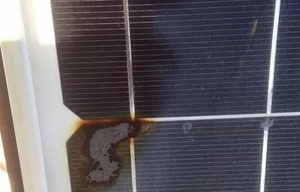
#> input picture solar1/solar/solar_panel_defect_detection/solar.jpg, 300 x 192 px, shrunk from 625 x 400 before the run
$ python highlight_defects.py
#> lines starting #> are read from the running program, lines starting #| are printed output that depends on the picture
"""
Enhanced Defect Highlighting for Solar Panel Images
Comprehensive defect detection with multiple types and clear visualization.
"""

import os
import sys
import cv2
import numpy as np
import torch
import matplotlib.pyplot as plt
from matplotlib.patches import Rectangle
import matplotlib.patches as mpatches

# Add parent directory to path
sys.path.append(os.path.dirname(os.path.abspath(__file__)))


def suppress_grid_lines(gray_image):
    """
    Suppress solar panel grid lines to avoid false positive crack detections.
    """
    h, w = gray_image.shape[:2]

    # Detect horizontal grid lines
    horizontal_kernel = cv2.getStructuringElement(cv2.MORPH_RECT, (max(15, w // 15), 1))
    horizontal_lines = cv2.morphologyEx(gray_image, cv2.MORPH_OPEN, horizontal_kernel, iterations=2)

    # Detect vertical grid lines
    vertical_kernel = cv2.getStructuringElement(cv2.MORPH_RECT, (1, max(15, h // 15)))
    vertical_lines = cv2.morphologyEx(gray_image, cv2.MORPH_OPEN, vertical_kernel, iterations=2)

    # Combine grid lines
    grid_mask = cv2.bitwise_or(horizontal_lines, vertical_lines)

    # Dilate to cover grid line edges
    grid_mask = cv2.dilate(grid_mask, cv2.getStructuringElement(cv2.MORPH_RECT, (3, 3)), iterations=1)

    return grid_mask


def get_optimal_grid_size(image_size):
    """
    Get optimal grid size based on image dimensions.
    For smaller images, use smaller grid to maintain meaningful cell sizes.
    """
    min_cell_size = 25  # Minimum cell size in pixels

    # Calculate max rows/cols based on minimum cell size
    h, w = image_size[:2]

    # Use at least 3x3 grid, at most 10x10
    max_rows = max(3, min(10, h // min_cell_size))
    max_cols = max(3, min(10, w // min_cell_size))

    return max_rows, max_cols


def detect_defects_enhanced(image, sensitivity=0.7):
    """
    Enhanced defect detection with multiple defect types.
    """
    h, w = image.shape[:2]

    # Convert to grayscale
    if len(image.shape) == 3:
        gray = cv2.cvtColor(image, cv2.COLOR_RGB2GRAY)
    else:
        gray = image

    # Get grid mask
    grid_mask = suppress_grid_lines(gray)

    # Calculate overall image statistics
    global_mean = float(np.mean(gray))
    global_std = float(np.std(gray))

    # Get optimal grid size based on image size
    rows, cols = get_optimal_grid_size(gray.shape)
    cell_h, cell_w = h // rows, w // cols

    # For small images, use more lenient thresholds
    is_small_image = h < 300 or w < 300

    threshold_factor = 1.0 - (sensitivity * 0.3)
    if is_small_image:
        threshold_factor *= 0.8  # More sensitive for small images

    defects = []

    for row in range(rows):
        for col in range(cols):
            y1, y2 = row * cell_h, (row + 1) * cell_h
            x1, x2 = col * cell_w, (col + 1) * cell_w

            cell = gray[y1:y2, x1:x2]

            # Calculate statistics
            mean_int = float(np.mean(cell))
            std_int = float(np.std(cell))
            min_int = float(np.min(cell))
            max_int = float(np.max(cell))

            # Grid ratio
            grid_cell = grid_mask[y1:y2, x1:x2]
            grid_ratio = float(np.sum(grid_cell > 0) / grid_cell.size) if grid_cell.size > 0 else 0

            # ====== DEFECT DETECTION ======

            # 1. BURN MARK: Very dark regions
            burn_mean_thresh = 90 * threshold_factor
            burn_std_thresh = 25 * threshold_factor if is_small_image else 30 * threshold_factor
            burn_min_thresh = 40 * threshold_factor if is_small_image else 50 * threshold_factor

            mean_deviation = global_mean - mean_int

            if (mean_int < burn_mean_thresh and
                std_int > burn_std_thresh and
                min_int < burn_min_thresh and
                mean_deviation > 15):

                conf1 = min(1.0, max(0, (burn_mean_thresh - mean_int) / burn_mean_thresh))
                conf2 = min(1.0, max(0, (std_int - burn_std_thresh) / 80))
                conf3 = min(1.0, max(0, (burn_min_thresh - min_int) / burn_min_thresh * 0.5))
                confidence = min(1.0, conf1 + conf2 + conf3)

                if confidence > 0.4:
                    defects.append({
                        'bbox': (x1, y1, cell_w, cell_h),
                        'type': 'BURN_MARK',
                        'confidence': confidence,
                        'severity': 'CRITICAL' if confidence > 0.7 else 'HIGH' if confidence > 0.55 else 'MODERATE',
                        'row': row,
                        'col': col,
                        'metrics': {'mean': mean_int, 'std': std_int, 'min': min_int}
                    })
                    continue

            # 2. HOTSPOT: Very bright regions
            hotspot_mean_thresh = 175 * threshold_factor if is_small_image else 190 * threshold_factor
            hotspot_std_thresh = 25 * threshold_factor if is_small_image else 30 * threshold_factor
            hotspot_max_thresh = 220 * threshold_factor if is_small_image else 230 * threshold_factor

            mean_excess = mean_int - global_mean

            if (mean_int > hotspot_mean_thresh and
                std_int > hotspot_std_thresh and
                max_int > hotspot_max_thresh and
                mean_excess > 20):

                excess_val = min(1.0, max(0, (mean_int - 175) / 65))
                std_val = min(1.0, max(0, (std_int - 25) / 100))
                max_val = min(1.0, max(0, (max_int - 220) / 25 * 0.3))
                confidence = min(1.0, excess_val + std_val + max_val)

                if confidence > 0.4:
                    defects.append({
                        'bbox': (x1, y1, cell_w, cell_h),
                        'type': 'HOTSPOT',
                        'confidence': confidence,
                        'severity': 'CRITICAL' if confidence > 0.7 else 'HIGH' if confidence > 0.55 else 'MODERATE',
                        'row': row,
                        'col': col,
                        'metrics': {'mean': mean_int, 'std': std_int, 'max': max_int}
                    })
                    continue

            # 3. CRACK: High edge density - exclude grid areas
            if grid_ratio < 0.15:
                edges = cv2.Canny(cell, 40, 120)
                edge_ratio = float(np.sum(edges > 0) / edges.size) if edges.size > 0 else 0

                crack_edge_thresh = 0.12 * threshold_factor if is_small_image else 0.15 * threshold_factor
                if edge_ratio > crack_edge_thresh:
                    confidence = min(1.0, (edge_ratio - crack_edge_thresh) / crack_edge_thresh + 0.4)

                    if confidence > 0.45:
                        defects.append({
                            'bbox': (x1, y1, cell_w, cell_h),
                            'type': 'CRACK',
                            'confidence': confidence,
                            'severity': 'HIGH' if confidence > 0.65 else 'MODERATE',
                            'row': row,
                            'col': col,
                            'metrics': {'edge_ratio': edge_ratio}
                        })
                        continue

            # 4. DISCOLORATION: Color variation (limited)
            if len(image.shape) == 3 and len([d for d in defects if d['type'] == 'DISCOLORATION']) < 15:
                cell_color = image[y1:y2, x1:x2]
                lab = cv2.cvtColor(cell_color, cv2.COLOR_RGB2LAB)
                color_std = float(np.std(lab[:,:,1]) + np.std(lab[:,:,2]))

                discolor_thresh = 25 * threshold_factor if is_small_image else 35 * threshold_factor
                if color_std > discolor_thresh and mean_int < 160:
                    confidence = min(1.0, (color_std - discolor_thresh) / discolor_thresh * 0.5 + 0.4)

                    if confidence > 0.4:
                        defects.append({
                            'bbox': (x1, y1, cell_w, cell_h),
                            'type': 'DISCOLORATION',
                            'confidence': confidence,
                            'severity': 'MODERATE',
                            'row': row,
                            'col': col,
                            'metrics': {'color_std': color_std}
                        })

    return defects


def highlight_defects(image_path, output_path='highlighted_defects.png', sensitivity=0.7):
    """
    Main function to detect and highlight defects in solar panel image.
    """
#> called with image_path = 'solar.jpg', output_path = 'highlighted_defects.png', sensitivity = 0.7
    print(f"\n{'='*60}")
    print("SOLAR PANEL DEFECT DETECTION")
    print(f"{'='*60}")
    print(f"Processing: {image_path}")

    # Load image
    image = cv2.imread(image_path)
#> image is the input picture: shape (192, 300, 3); mean B, G, R 99.6, 93, 97.5
    if image is None:
        raise ValueError(f"Cannot load image: {image_path}")
    image = cv2.cvtColor(image, cv2.COLOR_BGR2RGB)

    print(f"Image size: {image.shape[1]} x {image.shape[0]} pixels")
#| Image size: 300 x 192 pixels

    # Detect defects
    print(f"Detecting defects with sensitivity={sensitivity}...")
    defects = detect_defects_enhanced(image, sensitivity=sensitivity)
#> in detect_defects_enhanced, `gray = cv2.cvtColor(image, cv2.COLOR_RGB2GRAY)`:
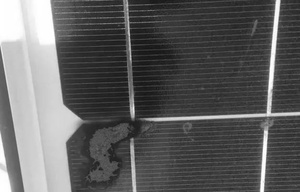
#> gray: shape (192, 300); min 19, max 255, mean 95.1
#> in suppress_grid_lines, `horizontal_lines = cv2.morphologyEx(gray_image, cv2.MORPH_OPEN, horizo..`:
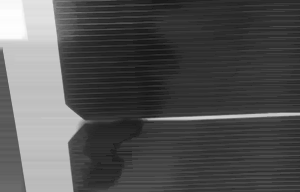
#> horizontal_lines: shape (192, 300); min 19, max 254, mean 82.7
#> in suppress_grid_lines, `vertical_lines = cv2.morphologyEx(gray_image, cv2.MORPH_OPEN, vertical..`:
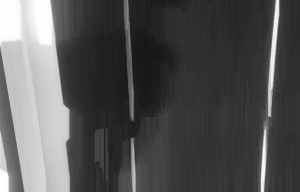
#> vertical_lines: shape (192, 300); min 19, max 255, mean 83.8
#> in suppress_grid_lines, `grid_mask = cv2.bitwise_or(horizontal_lines, vertical_lines)`:
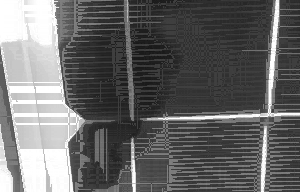
#> grid_mask: shape (192, 300); min 22, max 255, mean 103.8
#> in suppress_grid_lines, `grid_mask = cv2.dilate(grid_mask, cv2.getStructuringElement(cv2.MORPH_..`:
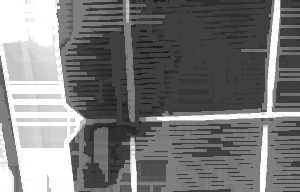
#> grid_mask: shape (192, 300); min 27, max 255, mean 121.5
#> in detect_defects_enhanced, `global_mean = float(np.mean(gray))`: global_mean = 95.09
#> in detect_defects_enhanced, `global_std = float(np.std(gray))`: global_std = 65.23
#> after the loop in detect_defects_enhanced, `for row in range(rows):`:
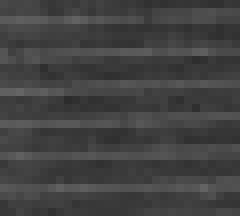
#> cell: shape (27, 30) (shown 8 times larger); min 44, max 101, mean 65.8
#> after the loop in detect_defects_enhanced, `for row in range(rows):`: defects = 9 items
#> defects = 9 items

    # Create visualization
    fig, ax = plt.subplots(1, 1, figsize=(16, 10))
    ax.imshow(image)

    # Color scheme for defect types
    colors = {
        'BURN_MARK': '#FF0000',      # Red
        'HOTSPOT': '#FF6600',        # Orange
        'CRACK': '#FF00FF',          # Magenta
        'DISCOLORATION': '#FFFF00'   # Yellow
    }

    # Severity background colors
    severity_bg = {
        'CRITICAL': (1.0, 0.0, 0.0, 0.45),
        'HIGH': (1.0, 0.4, 0.0, 0.4),
        'MODERATE': (1.0, 1.0, 0.0, 0.35)
    }

    found_types = set()

    if not defects:
        print("\n✓ No defects detected.")
    else:
        print(f"\n✓ Found {len(defects)} defect(s)")
#| ✓ Found 9 defect(s)

        # Sort by severity
        severity_order = {'CRITICAL': 0, 'HIGH': 1, 'MODERATE': 2}
        defects.sort(key=lambda x: (severity_order.get(x['severity'], 3), -x['confidence']))

        print(f"\n{'─'*60}")
        print("DETECTED DEFECTS:")
        print(f"{'─'*60}")

        for i, defect in enumerate(defects, 1):
            x, y, cell_w, cell_h = defect['bbox']
            dtype = defect['type']
            conf = defect['confidence']
            sev = defect['severity']

            found_types.add(dtype)

            color = colors.get(dtype, '#FF0000')
            bg_color = severity_bg.get(sev, (1, 1, 0, 0.2))

            # Draw background
            bg_rect = Rectangle((x, y), cell_w, cell_h,
                              facecolor=bg_color, edgecolor='none', zorder=1)
            ax.add_patch(bg_rect)

            # Draw border
            border_width = 5 if sev == 'CRITICAL' else 4
            rect = Rectangle((x, y), cell_w, cell_h,
                           linewidth=border_width,
                           edgecolor=color,
                           facecolor='none', zorder=2)
            ax.add_patch(rect)

            # Add label
            label = f"{dtype}\n{conf:.0%}"
            ax.text(x + 5, y + 20, label,
                   fontsize=9, weight='bold', color='white',
                   bbox=dict(boxstyle='round,pad=0.4',
                            facecolor=color, alpha=0.95,
                            edgecolor='white', linewidth=2), zorder=3)

            print(f"  {i}. {dtype} at cell [{defect['row']},{defect['col']}]")
            print(f"     Severity: {sev}, Confidence: {conf:.1%}")
#> this loop made 9 passes
#> (x, y, dtype, conf, sev, color, bg_color, border_width) on passes 1 to 6: (30, 0, 'HOTSPOT', 1, 'CRITICAL', '#FF6600', (1, 0, 0, 0.45), 5), (0, 27, 'HOTSPOT', 1, 'CRITICAL', '#FF6600', (1, 0, 0, 0.45), 5), (30, 27, 'HOTSPOT', 1, 'CRITICAL', '#FF6600', (1, 0, 0, 0.45), 5), (0, 162, 'HOTSPOT', 0.74, 'CRITICAL', '#FF6600', (1, 0, 0, 0.45), 5), (0, 135, 'HOTSPOT', 0.688, 'HIGH', '#FF6600', (1, 0.4, 0, 0.4), 4), (60, 108, 'HOTSPOT', 0.465, 'MODERATE', '#FF6600', (1, 1, 0, 0.35), 4)
#> (printed output is left out)
#> after the loop, found_types = 2 items

    # Determine overall condition
    critical_count = sum(1 for d in defects if d['severity'] == 'CRITICAL')
#> critical_count = 4
    high_count = sum(1 for d in defects if d['severity'] == 'HIGH')
#> high_count = 1

    if critical_count > 0:
        condition = "CRITICAL - FAILED"
        title_color = 'red'
    elif high_count > 0:
        condition = "DEGRADED"
        title_color = 'orange'
    elif len(defects) > 0:
        condition = "MINOR DEFECTS"
        title_color = '#FFCC00'
    else:
        condition = "NORMAL"
        title_color = 'green'

    # Set title
    title = f"Solar Panel Defect Detection | Condition: {condition}"
    if defects:
        title += f" | Defects: {len(defects)}"

    ax.set_title(title, fontsize=14, weight='bold', color=title_color, pad=20)
    ax.set_axis_off()

    # Add legend
    if found_types:
        legend_elements = []
        for dtype in ['BURN_MARK', 'HOTSPOT', 'CRACK', 'DISCOLORATION']:
            if dtype in found_types:
                legend_elements.append(mpatches.Patch(facecolor=colors[dtype],
                                                     edgecolor='white',
                                                     label=dtype.replace('_', ' '), alpha=0.8))
#> after the loop, legend_elements = 2 items
        if legend_elements:
            ax.legend(handles=legend_elements, loc='upper right',
                    fontsize=11, framealpha=0.95)

    # Draw grid
    h, w = image.shape[:2]
    rows, cols = get_optimal_grid_size(image.shape)
    cell_h, cell_w = h // rows, w // cols

    for row in range(rows + 1):
        ax.axhline(row * cell_h, color='white', alpha=0.2, linewidth=0.5)
    for col in range(cols + 1):
        ax.axvline(col * cell_w, color='white', alpha=0.2, linewidth=0.5)

    plt.tight_layout()
    plt.savefig(output_path, dpi=200, bbox_inches='tight',
                facecolor='white', edgecolor='none')
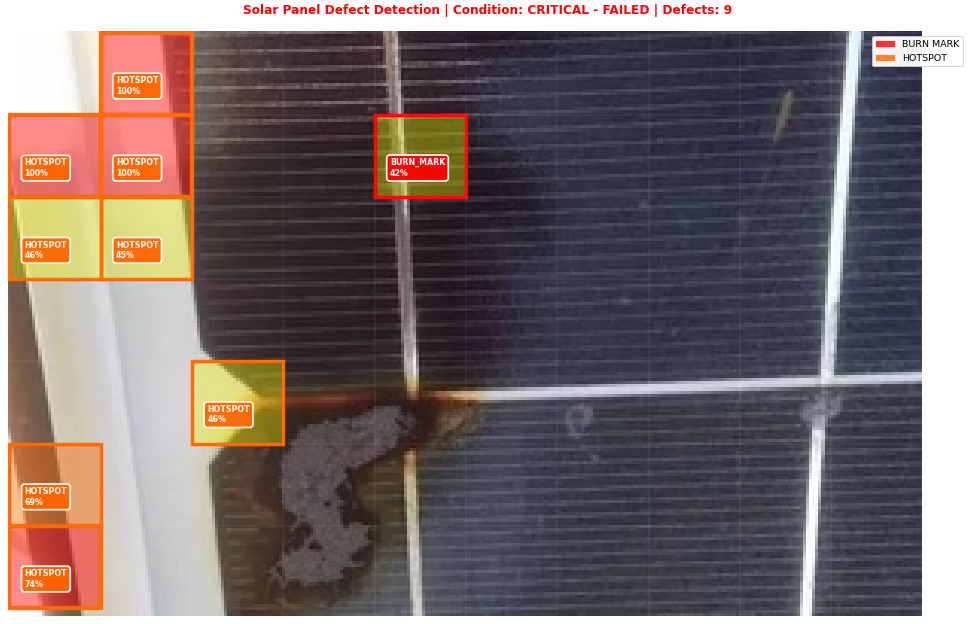
#> figure drawn by matplotlib, 1 panel
    plt.close()

    print(f"\n{'─'*60}")
    print(f"Saved: {output_path}")
    print(f"{'─'*60}")

    return {
        'defects': defects,
        'condition': condition,
        'count': len(defects),
        'defect_types': list(found_types)
    }


# [24 lines left out: function batch_process, not called in this run]


if __name__ == "__main__":
    import argparse

    parser = argparse.ArgumentParser(description='Highlight solar panel defects')
    parser.add_argument('image', nargs='?', default='solar.jpg',
                       help='Image file or directory')
    parser.add_argument('--output', '-o', default='highlighted_defects.png',
                       help='Output file path')
    parser.add_argument('--sensitivity', '-s', type=float, default=0.7,
                       help='Detection sensitivity (0-1)')
    parser.add_argument('--batch', '-b', action='store_true',
                       help='Process directory in batch mode')

    args = parser.parse_args()

    if args.batch or os.path.isdir(args.image):
        results = batch_process(args.image, args.output)
        print(f"\nBatch processing complete. Processed {len(results)} images.")
    else:
        result = highlight_defects(args.image, args.output, args.sensitivity)
#> result = 4 items
        print(f"\nCondition: {result['condition']}")
#| Condition: CRITICAL - FAILED
        print(f"Defects found: {result['count']}")
#| Defects found: 9

$ run again, with solar1/solar/solar_panel_defect_detection/defects_highlighted.png saved as solar1/solar/solar_panel_defect_detection/solar.jpg
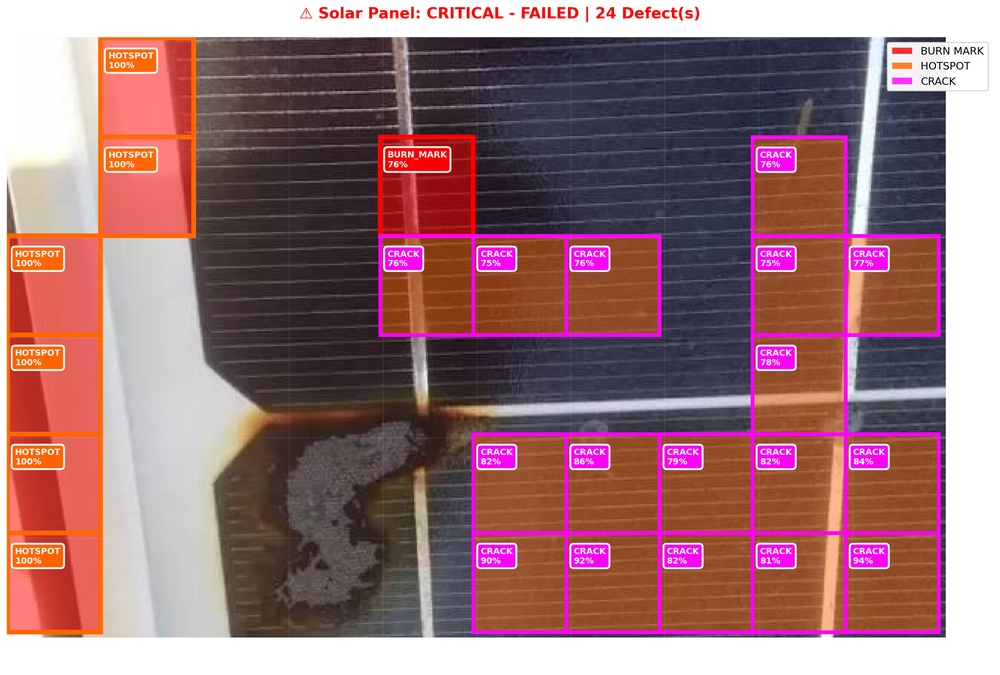
#> input picture solar1/solar/solar_panel_defect_detection/defects_highlighted.png, 1000 x 675 px, shrunk from 2933 x 1981 before the run
#> in highlight_defects, image is the input picture: shape (675, 1000, 3); mean B, G, R 118, 114.1, 154.2
#| Image size: 1000 x 675 pixels
#> global_mean = 126.6
#> global_std = 76.17
#> after the loop in detect_defects_enhanced, `for row in range(rows):`:
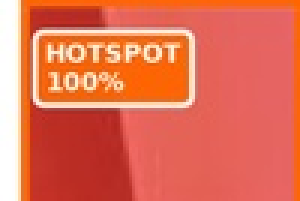
#> cell_color: shape (67, 100, 3) (shown 3 times larger); mean R, G, B 227.4, 111.1, 85.2
#> after the loop in detect_defects_enhanced, `for row in range(rows):`: defects = 50 items
#| ✓ Found 50 defect(s)
#> the loop in highlight_defects, `for i, defect in enumerate(defects, 1):` made 50 passes
#> (x, y, dtype, conf, sev, color, bg_color, border_width) on passes 1 to 6: (100, 0, 'HOTSPOT', 1, 'CRITICAL', '#FF6600', (1, 0, 0, 0.45), 5), (200, 0, 'HOTSPOT', 1, 'CRITICAL', '#FF6600', (1, 0, 0, 0.45), 5), (300, 0, 'HOTSPOT', 1, 'CRITICAL', '#FF6600', (1, 0, 0, 0.45), 5), (400, 0, 'HOTSPOT', 1, 'CRITICAL', '#FF6600', (1, 0, 0, 0.45), 5), (600, 0, 'HOTSPOT', 1, 'CRITICAL', '#FF6600', (1, 0, 0, 0.45), 5), (700, 0, 'HOTSPOT', 1, 'CRITICAL', '#FF6600', (1, 0, 0, 0.45), 5)
#> (printed output is left out)
#> after the loop in highlight_defects, `for i, defect in enumerate(defects, 1):`: found_types = 3 items
#> critical_count = 28
#> high_count = 3
#> after the loop in highlight_defects, `for dtype in ['BURN_MARK', 'HOTSPOT', 'CRACK', 'DISCOLORATION']:`: legend_elements = 3 items
#> in highlight_defects, `plt.savefig(output_path, dpi=200, bbox_inches='tight', facecolor='whit..`:
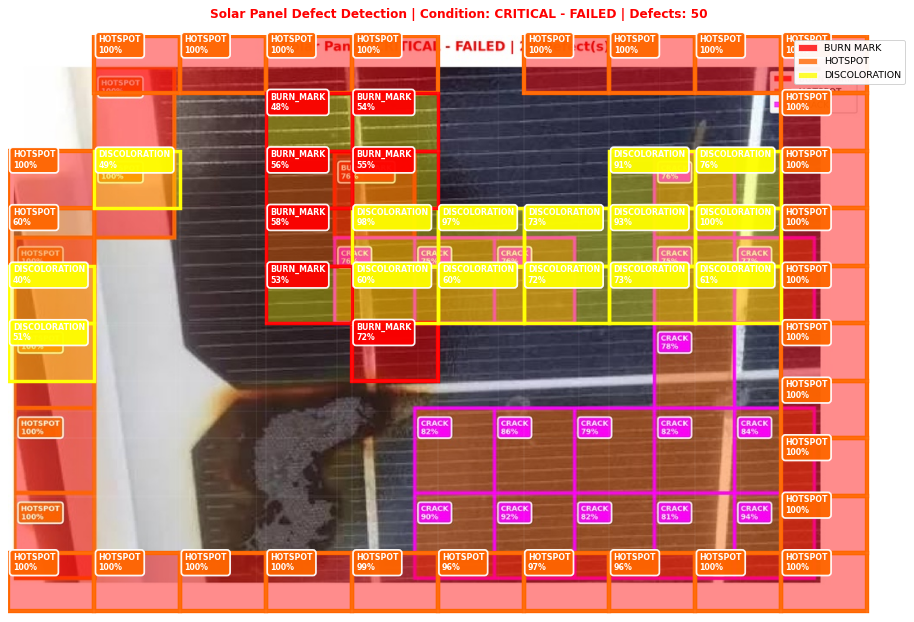
#> figure drawn by matplotlib, 1 panel
#> result = 4 items
#| Condition: CRITICAL - FAILED
#| Defects found: 50
